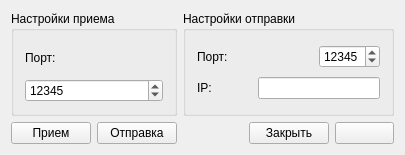
<?xml version="1.0" encoding="UTF-8"?>
<ui version="4.0">
 <class>MainWindow</class>
 <widget class="QMainWindow" name="MainWindow">
  <property name="geometry">
   <rect>
    <x>0</x>
    <y>0</y>
    <width>405</width>
    <height>155</height>
   </rect>
  </property>
  <property name="sizePolicy">
   <sizepolicy hsizetype="Maximum" vsizetype="Maximum">
    <horstretch>0</horstretch>
    <verstretch>0</verstretch>
   </sizepolicy>
  </property>
  <property name="windowTitle">
   <string>NetBuffer v.0.1b</string>
  </property>
  <property name="windowIcon">
   <iconset>
    <normaloff>Network.png</normaloff>Network.png</iconset>
  </property>
  <widget class="QWidget" name="centralWidget">
   <layout class="QGridLayout" name="gridLayout_3">
    <item row="0" column="0" colspan="2">
     <widget class="QGroupBox" name="groupBox">
      <property name="title">
       <string>Настройки приема</string>
      </property>
      <layout class="QGridLayout" name="gridLayout_2">
       <item row="0" column="0">
        <widget class="QLabel" name="label">
         <property name="text">
          <string>Порт:</string>
         </property>
        </widget>
       </item>
       <item row="1" column="0">
        <widget class="QSpinBox" name="spinBox">
         <property name="maximum">
          <number>65535</number>
         </property>
         <property name="value">
          <number>12345</number>
         </property>
        </widget>
       </item>
      </layout>
     </widget>
    </item>
    <item row="1" column="1">
     <widget class="QPushButton" name="pushButton_2">
      <property name="text">
       <string>Отправка</string>
      </property>
      <property name="icon">
       <iconset resource="res.qrc">
        <normaloff>:/img/cancel</normaloff>:/img/cancel</iconset>
      </property>
      <property name="iconSize">
       <size>
        <width>25</width>
        <height>25</height>
       </size>
      </property>
     </widget>
    </item>
    <item row="0" column="2" colspan="3">
     <widget class="QGroupBox" name="groupBox_2">
      <property name="title">
       <string>Настройки отправки</string>
      </property>
      <layout class="QGridLayout" name="gridLayout">
       <item row="0" column="0" colspan="2">
        <widget class="QLabel" name="label_2">
         <property name="text">
          <string>Порт:</string>
         </property>
        </widget>
       </item>
       <item row="0" column="2">
        <widget class="QSpinBox" name="spinBox_2">
         <property name="maximum">
          <number>65535</number>
         </property>
         <property name="value">
          <number>12345</number>
         </property>
        </widget>
       </item>
       <item row="1" column="0">
        <widget class="QLabel" name="label_3">
         <property name="text">
          <string>IP:</string>
         </property>
        </widget>
       </item>
       <item row="1" column="1" colspan="2">
        <widget class="QLineEdit" name="lineEdit"/>
       </item>
      </layout>
     </widget>
    </item>
    <item row="1" column="4">
     <widget class="QPushButton" name="pushButton_4">
      <property name="text">
       <string/>
      </property>
      <property name="icon">
       <iconset resource="res.qrc">
        <normaloff>:/img/help</normaloff>:/img/help</iconset>
      </property>
      <property name="iconSize">
       <size>
        <width>25</width>
        <height>25</height>
       </size>
      </property>
     </widget>
    </item>
    <item row="1" column="0">
     <widget class="QPushButton" name="pushButton">
      <property name="text">
       <string>Прием</string>
      </property>
      <property name="icon">
       <iconset resource="res.qrc">
        <normaloff>:/img/cancel</normaloff>:/img/cancel</iconset>
      </property>
      <property name="iconSize">
       <size>
        <width>25</width>
        <height>25</height>
       </size>
      </property>
     </widget>
    </item>
    <item row="1" column="3">
     <widget class="QPushButton" name="pushButton_3">
      <property name="text">
       <string>Закрыть</string>
      </property>
      <property name="icon">
       <iconset resource="res.qrc">
        <normaloff>:/img/close</normaloff>:/img/close</iconset>
      </property>
      <property name="iconSize">
       <size>
        <width>25</width>
        <height>25</height>
       </size>
      </property>
     </widget>
    </item>
   </layout>
  </widget>
 </widget>
 <layoutdefault spacing="6" margin="11"/>
 <resources>
  <include location="res.qrc"/>
 </resources>
 <connections/>
</ui>
